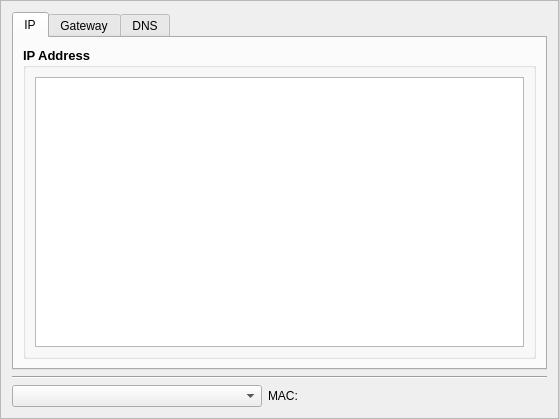
<?xml version="1.0" encoding="UTF-8"?>
<ui version="4.0">
 <class>FrameNetwork</class>
 <widget class="QFrame" name="FrameNetwork">
  <property name="geometry">
   <rect>
    <x>0</x>
    <y>0</y>
    <width>559</width>
    <height>419</height>
   </rect>
  </property>
  <property name="windowTitle">
   <string>Frame</string>
  </property>
  <property name="frameShape">
   <enum>QFrame::StyledPanel</enum>
  </property>
  <property name="frameShadow">
   <enum>QFrame::Raised</enum>
  </property>
  <layout class="QVBoxLayout" name="verticalLayout_2">
   <item>
    <widget class="QTabWidget" name="tabWidget">
     <property name="currentIndex">
      <number>0</number>
     </property>
     <widget class="QWidget" name="tab">
      <attribute name="title">
       <string>IP</string>
      </attribute>
      <layout class="QVBoxLayout" name="verticalLayout_3">
       <item>
        <widget class="QGroupBox" name="groupBox">
         <property name="font">
          <font>
           <pointsize>10</pointsize>
           <weight>75</weight>
           <bold>true</bold>
          </font>
         </property>
         <property name="title">
          <string>IP Address</string>
         </property>
         <layout class="QVBoxLayout" name="verticalLayout">
          <item>
           <widget class="QTreeView" name="treeViewIPAddr"/>
          </item>
         </layout>
        </widget>
       </item>
      </layout>
     </widget>
     <widget class="QWidget" name="tab_2">
      <attribute name="title">
       <string>Gateway</string>
      </attribute>
      <layout class="QVBoxLayout" name="verticalLayout_5">
       <item>
        <widget class="QGroupBox" name="groupBox_2">
         <property name="font">
          <font>
           <pointsize>10</pointsize>
           <weight>75</weight>
           <bold>true</bold>
          </font>
         </property>
         <property name="title">
          <string>Default Gateway</string>
         </property>
         <layout class="QVBoxLayout" name="verticalLayout_4">
          <item>
           <widget class="QTreeView" name="treeViewGateway"/>
          </item>
         </layout>
        </widget>
       </item>
      </layout>
     </widget>
     <widget class="QWidget" name="tab_3">
      <attribute name="title">
       <string>DNS</string>
      </attribute>
      <layout class="QVBoxLayout" name="verticalLayout_7">
       <item>
        <widget class="QGroupBox" name="groupBox_3">
         <property name="font">
          <font>
           <pointsize>10</pointsize>
           <weight>75</weight>
           <bold>true</bold>
          </font>
         </property>
         <property name="title">
          <string>DNS Server</string>
         </property>
         <layout class="QVBoxLayout" name="verticalLayout_6">
          <item>
           <widget class="QListView" name="listViewDNS"/>
          </item>
         </layout>
        </widget>
       </item>
      </layout>
     </widget>
    </widget>
   </item>
   <item>
    <widget class="Line" name="line">
     <property name="orientation">
      <enum>Qt::Horizontal</enum>
     </property>
    </widget>
   </item>
   <item>
    <layout class="QHBoxLayout" name="horizontalLayout">
     <item>
      <widget class="QComboBox" name="comboBoxNIC">
       <property name="minimumSize">
        <size>
         <width>250</width>
         <height>0</height>
        </size>
       </property>
       <property name="maximumSize">
        <size>
         <width>250</width>
         <height>16777215</height>
        </size>
       </property>
      </widget>
     </item>
     <item>
      <widget class="QLabel" name="labelMAC">
       <property name="text">
        <string>MAC:</string>
       </property>
      </widget>
     </item>
     <item>
      <spacer name="horizontalSpacer">
       <property name="orientation">
        <enum>Qt::Horizontal</enum>
       </property>
       <property name="sizeHint" stdset="0">
        <size>
         <width>40</width>
         <height>20</height>
        </size>
       </property>
      </spacer>
     </item>
    </layout>
   </item>
  </layout>
 </widget>
 <resources/>
 <connections/>
</ui>
